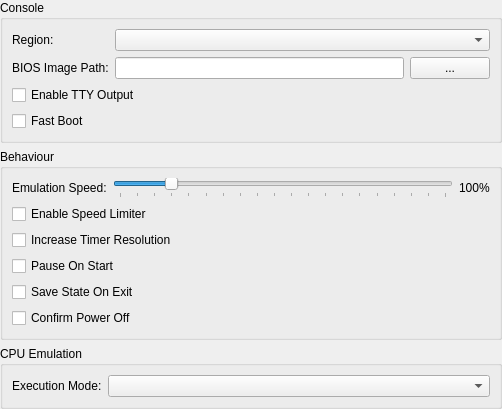
<?xml version="1.0" encoding="UTF-8"?>
<ui version="4.0">
 <class>ConsoleSettingsWidget</class>
 <widget class="QWidget" name="ConsoleSettingsWidget">
  <property name="geometry">
   <rect>
    <x>0</x>
    <y>0</y>
    <width>502</width>
    <height>358</height>
   </rect>
  </property>
  <property name="windowTitle">
   <string>Form</string>
  </property>
  <layout class="QVBoxLayout" name="verticalLayout">
   <property name="leftMargin">
    <number>0</number>
   </property>
   <property name="topMargin">
    <number>0</number>
   </property>
   <property name="rightMargin">
    <number>0</number>
   </property>
   <property name="bottomMargin">
    <number>0</number>
   </property>
   <item>
    <widget class="QGroupBox" name="groupBox">
     <property name="title">
      <string>Console</string>
     </property>
     <layout class="QFormLayout" name="formLayout">
      <item row="0" column="0">
       <widget class="QLabel" name="label">
        <property name="text">
         <string>Region:</string>
        </property>
       </widget>
      </item>
      <item row="0" column="1">
       <widget class="QComboBox" name="region"/>
      </item>
      <item row="1" column="0">
       <widget class="QLabel" name="label_2">
        <property name="text">
         <string>BIOS Image Path:</string>
        </property>
       </widget>
      </item>
      <item row="3" column="0" colspan="2">
       <widget class="QCheckBox" name="fastBoot">
        <property name="text">
         <string>Fast Boot</string>
        </property>
       </widget>
      </item>
      <item row="2" column="0" colspan="2">
       <widget class="QCheckBox" name="enableTTYOutput">
        <property name="text">
         <string>Enable TTY Output</string>
        </property>
       </widget>
      </item>
      <item row="1" column="1">
       <layout class="QHBoxLayout" name="horizontalLayout">
        <item>
         <widget class="QLineEdit" name="biosPath"/>
        </item>
        <item>
         <widget class="QPushButton" name="biosPathBrowse">
          <property name="text">
           <string>...</string>
          </property>
         </widget>
        </item>
       </layout>
      </item>
     </layout>
    </widget>
   </item>
   <item>
    <widget class="QGroupBox" name="groupBox_3">
     <property name="title">
      <string>Behaviour</string>
     </property>
     <layout class="QFormLayout" name="formLayout_3">
      <item row="3" column="0">
       <widget class="QLabel" name="label_5">
        <property name="text">
         <string>Emulation Speed:</string>
        </property>
       </widget>
      </item>
      <item row="3" column="1">
       <layout class="QHBoxLayout" name="horizontalLayout_2">
        <item>
         <widget class="QSlider" name="emulationSpeed">
          <property name="minimum">
           <number>25</number>
          </property>
          <property name="maximum">
           <number>500</number>
          </property>
          <property name="singleStep">
           <number>25</number>
          </property>
          <property name="pageStep">
           <number>25</number>
          </property>
          <property name="value">
           <number>100</number>
          </property>
          <property name="orientation">
           <enum>Qt::Horizontal</enum>
          </property>
          <property name="tickPosition">
           <enum>QSlider::TicksBelow</enum>
          </property>
          <property name="tickInterval">
           <number>25</number>
          </property>
         </widget>
        </item>
        <item>
         <widget class="QLabel" name="emulationSpeedLabel">
          <property name="text">
           <string>100%</string>
          </property>
         </widget>
        </item>
       </layout>
      </item>
      <item row="4" column="0" colspan="2">
       <widget class="QCheckBox" name="enableSpeedLimiter">
        <property name="text">
         <string>Enable Speed Limiter</string>
        </property>
       </widget>
      </item>
      <item row="5" column="0" colspan="2">
       <widget class="QCheckBox" name="increaseTimerResolution">
        <property name="text">
         <string>Increase Timer Resolution</string>
        </property>
       </widget>
      </item>
      <item row="6" column="0" colspan="2">
       <widget class="QCheckBox" name="pauseOnStart">
        <property name="text">
         <string>Pause On Start</string>
        </property>
       </widget>
      </item>
      <item row="7" column="0" colspan="2">
       <widget class="QCheckBox" name="saveStateOnExit">
        <property name="text">
         <string>Save State On Exit</string>
        </property>
       </widget>
      </item>
      <item row="8" column="0" colspan="2">
       <widget class="QCheckBox" name="confirmPowerOff">
        <property name="text">
         <string>Confirm Power Off</string>
        </property>
       </widget>
      </item>
     </layout>
    </widget>
   </item>
   <item>
    <widget class="QGroupBox" name="groupBox_2">
     <property name="title">
      <string>CPU Emulation</string>
     </property>
     <layout class="QFormLayout" name="formLayout_2">
      <item row="0" column="0">
       <widget class="QLabel" name="label_3">
        <property name="text">
         <string>Execution Mode:</string>
        </property>
       </widget>
      </item>
      <item row="0" column="1">
       <widget class="QComboBox" name="cpuExecutionMode"/>
      </item>
     </layout>
    </widget>
   </item>
   <item>
    <spacer name="verticalSpacer">
     <property name="orientation">
      <enum>Qt::Vertical</enum>
     </property>
     <property name="sizeHint" stdset="0">
      <size>
       <width>20</width>
       <height>40</height>
      </size>
     </property>
    </spacer>
   </item>
  </layout>
 </widget>
 <resources>
  <include location="resources/icons.qrc"/>
 </resources>
 <connections/>
</ui>
